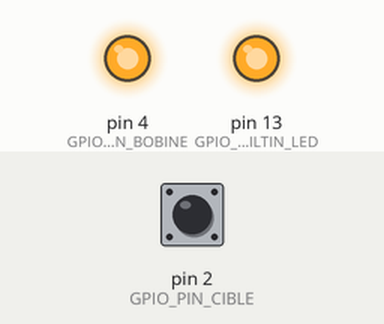
Simulated run of this program. Board: Arduino Nano, built with avr-gcc and run on an emulated ATmega328P. Shown: output pins drawn as LEDs (lit = HIGH). Inputs (shaded band) come from the test bench; at power-on: pin 2 (GPIO_PIN_CIBLE) HIGH. What the program prints to the serial monitor is not drawn.

Above: at 1.2 s.
1.3 s: pin 2 (GPIO_PIN_CIBLE) pulled LOW for 0.15 s
At 3.6 s:
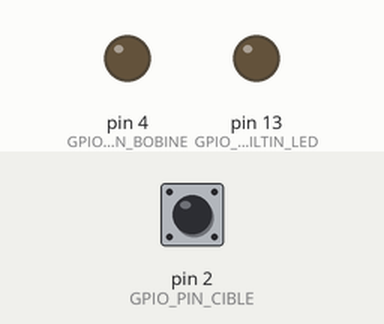
3.9 s: pin 2 (GPIO_PIN_CIBLE) pulled LOW for 1 s
At 5.7 s:
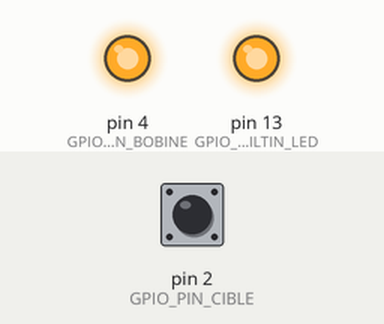
7.4 s: pin 2 (GPIO_PIN_CIBLE) pulled LOW for 3.2 s
At 12.4 s:
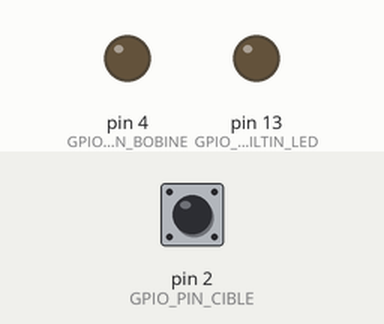
13.6 s: pin 2 (GPIO_PIN_CIBLE) pulsed LOW 2 times (0.12 s each, 0.3 s apart)
At 14.8 s:
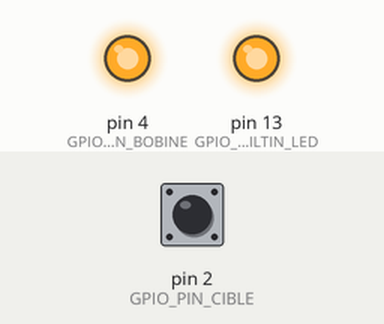
Timing chart, 0 to 16.6 s (numbered marks = the images above; inputs shaded):
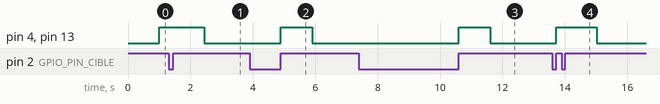

The program:

main.cpp
```cpp
//*****************************************************************************

#include "./Low-Level/board.h"
#include "./compc/COM_PC.h"

#include "./engine.h"

////////////////////////////////////////////////////////////////////////
void setup() ///////////////
/////////////////////////////////////////////////////////////////////////
{
    BOARD_Init();

    ENGINE_TaskInit();
    COMPC_TaskInit();

}

///////////////////////////////////////////////////////////////////////////
void loop() ////////////////
////////////////////////////////////////////////////////////////////////////
{
    COMPC_TaskRun();
}


/////////////////Exemples de CAPTEURS/////////////////
//Capteur Honeywell cylindrique 1GT101DC,contient un aimant sur le coté,type non saturé, sortie haute à vide,
//et basse avec une cible en acier. Il faut  CapteurOn = 0, declenchement sur front descendant.
//Le capteur à fourche SR 17-J6 contient un aimant en face,type saturé, sortie basse à vide,
//et haute avec une cible en acier. Il faut  CapteurOn = 1, declenchement sur front montant.

//Pour les Ncyl pairs:2,4,6,8,10,12, le nombre de cibles réparties sur le vilo est Ncyl/2
//Dans les deux cas (capteur sur vilo ou dans l'alumeur) la periode entre deux cibles et la même car l'AàC tourne à Nvilo/2
//Pour les Ncyl impairs 1,3 5, 7?,9? il FAUT un capteur dans l'alumeur (ou AàC)
```

Serial.cpp
```cpp
//================================================================================================//
//                                                                                                //
// PROJET       : DongleWifi GoodRace                                                             //
// MODULE       : WiFi                                                                           //
// DESCRIPTION  :                                                                                 //
// CREATION     : 27/01/2020                                                                      //
// HISTORIQUE   :                                                                                 //
//                                                                                                //
//================================================================================================//

//================================================================================================//
//                                        FICHIERS INCLUS                                         //
//================================================================================================//

#include "Serial.h"

//================================================================================================//
//                                            DEFINES                                             //
//================================================================================================//

//================================================================================================//
//                                          ENUMERATIONS                                          //
//================================================================================================//

//================================================================================================//
//                                      STRUCTURES ET UNIONS                                      //
//================================================================================================//

////////////////////////////////////////////////////////////////////////////////////////////////////
//                                 VARIABLES PRIVEES ET PARTAGEES                                 //
////////////////////////////////////////////////////////////////////////////////////////////////////

//------------------------------------------------------------------------------------------------//
//---                                         Privees                                          ---//
//------------------------------------------------------------------------------------------------//

//------------------------------------------------------------------------------------------------//
//---                                        Partagees                                         ---//
//------------------------------------------------------------------------------------------------//

////////////////////////////////////////////////////////////////////////////////////////////////////
//                                 FONCTIONS PRIVEES ET PARTAGEES                                 //
////////////////////////////////////////////////////////////////////////////////////////////////////

//------------------------------------------------------------------------------------------------//
//---                                         Privees                                          ---//
//------------------------------------------------------------------------------------------------//

//------------------------------------------------------------------------------------------------//
//---                                        Partagees                                         ---//
//------------------------------------------------------------------------------------------------//

//--------------------------------------------------------------------------------------------------
// FONCTION    : WIFI_Init
//
// DESCRIPTION : Initialisation de la carte : GPIO, Clocks, Interruptions...
//--------------------------------------------------------------------------------------------------
void SERIAL_Init(void)
{
    Serial.begin(115200);
}

void SERIAL_PutString(String str){
    Serial.println(str);
}

void SERIAL_Putc(unsigned char data)
{
    Serial.write(data);
}

unsigned char SERIAL_Getc(void)
{
    if (Serial.available())
    {
        return Serial.read();
    }
}

bool SERIAL_Available(void){
    return Serial.available();
}
```

Serial.h
```cpp
//================================================================================================//
//                                                                                                //
// PROJET       : DBM620                                                                          //
// MODULE       : WiFi                                                                           //
// DESCRIPTION  :                                                                                 //
// CREATION     : 18/12/2017                                                                      //
// HISTORIQUE   :                                                                                 //
//                                                                                                //
//================================================================================================//

#ifndef _SERIAL_H_
#define _SERIAL_H_

//================================================================================================//
//                                        FICHIERS INCLUS                                         //
//================================================================================================//

#include "board.h"

//================================================================================================//
//                                            DEFINES                                             //
//================================================================================================//

//================================================================================================//
//                                          ENUMERATIONS                                          //
//================================================================================================//

//================================================================================================//
//                                      STRUCTURES ET UNIONS                                      //
//================================================================================================//

//================================================================================================//
//                                VARIABLES ET FONCTION PARTAGEES                                 //
//================================================================================================//

//------------------------------------------------------------------------------------------------//
//---                                        Variables                                         ---//
//------------------------------------------------------------------------------------------------//

//------------------------------------------------------------------------------------------------//
//---                                        Fonctions                                         ---//
//------------------------------------------------------------------------------------------------//
void SERIAL_Init(void);
bool SERIAL_Available(void);
unsigned char SERIAL_Getc(void);
void SERIAL_PutString(String str);
void SERIAL_Putc(unsigned char data);
#endif //--- _BOARD_
```

board.cpp
```cpp
//================================================================================================//
//                                                                                                //
// PROJET       : DongleWifi GoodRace                                                             //
// MODULE       : Board                                                                           //
// DESCRIPTION  :                                                                                 //
// CREATION     : 27/01/2020                                                                      //
// HISTORIQUE   :                                                                                 //
//                                                                                                //
//================================================================================================//

//================================================================================================//
//                                        FICHIERS INCLUS                                         //
//================================================================================================//

#include "board.h"
#include "Serial.h"

//================================================================================================//
//                                            DEFINES                                             //
//================================================================================================//

//================================================================================================//
//                                          ENUMERATIONS                                          //
//================================================================================================//

//================================================================================================//
//                                      STRUCTURES ET UNIONS                                      //
//================================================================================================//

////////////////////////////////////////////////////////////////////////////////////////////////////
//                                 VARIABLES PRIVEES ET PARTAGEES                                 //
////////////////////////////////////////////////////////////////////////////////////////////////////

//------------------------------------------------------------------------------------------------//
//---                                         Privees                                          ---//
//------------------------------------------------------------------------------------------------//

//------------------------------------------------------------------------------------------------//
//---                                        Partagees                                         ---//
//------------------------------------------------------------------------------------------------//

////////////////////////////////////////////////////////////////////////////////////////////////////
//                                 FONCTIONS PRIVEES ET PARTAGEES                                 //
////////////////////////////////////////////////////////////////////////////////////////////////////

//------------------------------------------------------------------------------------------------//
//---                                         Privees                                          ---//
//------------------------------------------------------------------------------------------------//

//--------------------------------------------------------------------------------------------------
// FONCTION    : _InitClocks
//
// DESCRIPTION : Initialisation des clocks du micro
//--------------------------------------------------------------------------------------------------
static void _InitClocks(void)
{
}

void delayMilliseconds(uint16_t _ms)
{
    for (uint16_t i = 0; i < _ms; i++)
    {
        delayMicroseconds(1000);
    }
}
//--------------------------------------------------------------------------------------------------
// FONCTION    : _InitGpio
//
// DESCRIPTION : Initiliasation des GPIO
//--------------------------------------------------------------------------------------------------
static void _InitGpio(void)
{
    pinMode(GPIO_PIN_BUILTIN_LED, OUTPUT); //Led d'origine sur tout Arduino, temoin du courant dans la bobine
    pinMode(GPIO_PIN_CIBLE, INPUT_PULLUP); //Entrée front du capteur sur D2
    pinMode(GPIO_PIN_BOBINE, OUTPUT);      //Sortie sur D4 controle du courant dans la bobine
    pinMode(GPIO_PIN_POT, INPUT_PULLUP);   //Entrée pour potard 100kohms, optionnel

    GPIO_BUILTIN_LED_OFF();
    GPIO_BOBINE_OFF(); //par principe, couper la bobine
}

//------------------------------------------------------------------------------------------------//
//---                                        Partagees                                         ---//
//------------------------------------------------------------------------------------------------//

//--------------------------------------------------------------------------------------------------
// FONCTION    : BOARD_Init
//
// DESCRIPTION : Initialisation de la carte : GPIO, Clocks, Interruptions...
//--------------------------------------------------------------------------------------------------
void BOARD_Init(void)
{
    //--- Initialisation des clocks
    _InitClocks();

    //--- Initialisation des GPIO
    _InitGpio();

    SERIAL_Init();

    MEMORY_Init();
}
```

memory.cpp
```cpp
#include "./memory.h"

template <class T> int EEPROM_writeAnything(int ee, const T &value)
{
    const uint8_t *p = (const uint8_t *)(const void *)&value;
    uint8_t i;
    for (i = 0; i < sizeof(value); i++)
        EEPROM.write(ee++, *p++);
    return i;
}

template <class T> int EEPROM_readAnything(int ee, T &value)
{
    uint8_t *p = (uint8_t *)(void *)&value;
    uint8_t i;
    for (i = 0; i < sizeof(value); i++)
        *p++ = EEPROM.read(ee++);
    return i;
}

void MEMORY_Init(void)
{
  /*  for ( int i = 0 ; i < 128 ; i++ ){
        if ( i%16 == 0){
            Serial.println();
        }
        Serial.print(EEPROM.read(i));
        Serial.print(" ");
    }*/
}

uint8_t MEMORY_ReadByte(uint16_t address)
{
    uint8_t val;
    EEPROM_readAnything(address, val);
    return val;
}

void MEMORY_WriteByte(uint16_t address, uint8_t val)
{
    EEPROM_writeAnything(address, val);
}

uint16_t MEMORY_ReadUnsignedInt(uint16_t address)
{
    uint16_t val = 0;
    EEPROM_readAnything(address, val);
    return val;
}

void MEMORY_WriteUnsignedInt(uint16_t address, uint16_t val)
{
    EEPROM_writeAnything(address, val);
}

float MEMORY_ReadFloat(uint16_t address){
    float val;
    EEPROM_readAnything(address, val);
    return val;
}

void MEMORY_WriteFloat(uint16_t address, float val){
    EEPROM_writeAnything(address, val);
}
```

memory.h
```cpp
#ifndef _MEMORY_H_
#define _MEMORY_H_

#include "./board.h"
#include <EEPROM.h>

#define ADDR_TR_MIN     0
#define SIZE_TR_MIN     64

#define ADDR_NB_CYLINDRES   64


void MEMORY_Init(void);

uint8_t MEMORY_ReadByte(uint16_t address);
void MEMORY_WriteByte(uint16_t address, uint8_t val);
uint16_t MEMORY_ReadUnsignedInt(uint16_t address);
void MEMORY_WriteUnsignedInt(uint16_t address, uint16_t val);
float MEMORY_ReadFloat(uint16_t address);
void MEMORY_WriteFloat(uint16_t address, float val);
#endif
```

bobine.cpp
```cpp
#include "./bobine.h"
#include "./courbe.h"

static bool sparkState = true;

void ISR_Bobine(void)
{
    Timer1.stop(); //Arreter le decompte du timer
    if (sparkState == true)
    {
        GPIO_BOBINE_ON();  //Le moteur tourne,retablire le courant dans bobine
        GPIO_BUILTIN_LED_ON(); //Temoin
    }
    else
    {
        GPIO_BOBINE_OFF();
        GPIO_BUILTIN_LED_OFF(); //Temoin//Moteur arrete, preserver la bobine, couper le courant
        COURBE_TaskRun(0);
    }
    sparkState = false;              //Remet  le detecteur d'étincelle à 0
    Timer1.initialize(SECU_BOBINE);
}

void BOBINE_Init(void)
{
    Timer1.attachInterrupt(ISR_Bobine); //IT d'overflow de Timer1 (16 bits)
    Timer1.initialize(SECU_BOBINE);     //Le courant dans la bobine sera coupé si aucune etincelle durant Dsecu µs
}

void BOBINE_SetState(bool state){
    sparkState = state;
}

void BOBINE_SetTime( unsigned long  Davant_rech){
    Timer1.attachInterrupt(ISR_Bobine);
    Timer1.initialize(Davant_rech);
}
```

bobine.h
```cpp
#ifndef _BOBINE_H_
#define _BOBINE_H_

#include <TimerOne.h>
#include "./Low-Level/board.h"

void BOBINE_Init(void);
void BOBINE_SetState(bool state);
void BOBINE_SetTime( unsigned long  Davant_rech);

#endif
```

COM_PC.h
```cpp
#ifndef  _COM_PC_H_
#define  _COM_PC_H_

void COMPC_SendCarCrossLine(int car , unsigned long ms );

void COMPC_TaskInit(void);
void COMPC_TaskRun(void);

#endif
```

Source omitted: board.h (4696 bytes), COM_PC.cpp (2499 bytes), courbe.cpp (3544 bytes), courbe.h (255 bytes), engine.cpp (1794 bytes), engine.h (283 bytes), spark.cpp (2109 bytes), spark.h (161 bytes)

Measured:
- after the input at 1.3 s, pin 4 (GPIO_PIN_BOBINE), pin 13 (GPIO_PIN_BUILTIN_LED): HIGH → LOW after 1.2 s instead of 0.70 s
- after the input at 3.9 s, pin 4 (GPIO_PIN_BOBINE), pin 13 (GPIO_PIN_BUILTIN_LED): LOW → HIGH after 1.0 s, → LOW 1.0 s later
- after the input at 7.4 s, pin 4 (GPIO_PIN_BOBINE), pin 13 (GPIO_PIN_BUILTIN_LED): LOW → HIGH after 3.2 s, → LOW 1.0 s later
- after the input at 13.6 s, pin 4 (GPIO_PIN_BOBINE), pin 13 (GPIO_PIN_BUILTIN_LED): LOW → HIGH after 0.12 s, → LOW 1.3 s later
